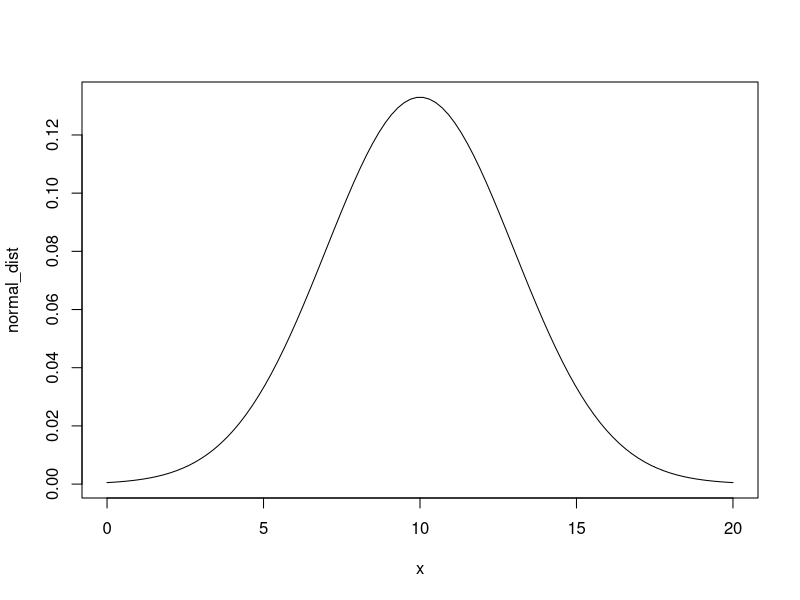

Recreate this plot in R.
#1 Du kan ogs?? regne dem med de pr??cise fraktiler vha. qnorm.
#Bem??rk at du skal bruge 0,025 og 0,975 fraktilen 
#da der skal v??re 95% sandsynlighedsmasse i mellem de to punkter.
qnorm(0.025, mean = 10, sd = 3)
qnorm(0.975, mean = 10, sd = 3)
#Du kan tegne den i h??nden, eller lade R tegne den for dig
x = seq(0,20, length = 100)
normal_dist = dnorm(x, mean = 10, sd = 3)
plot(x, normal_dist, type = "l")

#2
#Husk p?? at R er programmet lidt dumt, s??ledes du skal skrive spredningen ikke variansen ind!
dnorm(6, mean = 10, sd = 3)
#3
pnorm(12, mean = 10, sd = 3) #P(X<=12)
1-pnorm(14, mean = 10, sd = 3) #P(X>13)
pnorm(14, mean = 10, sd = 3, lower.tail = FALSE) #alternativt
#skitser p?? din tegning.